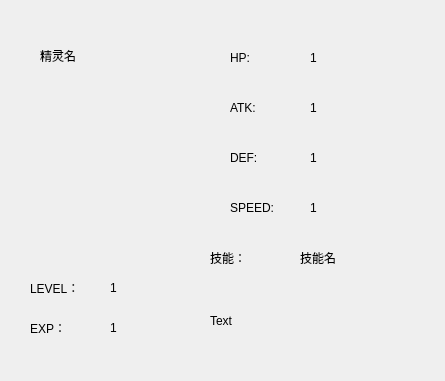
<?xml version="1.0" encoding="UTF-8"?>
<ui version="4.0">
 <class>pokemonInfo</class>
 <widget class="QWidget" name="pokemonInfo">
  <property name="geometry">
   <rect>
    <x>0</x>
    <y>0</y>
    <width>445</width>
    <height>381</height>
   </rect>
  </property>
  <property name="minimumSize">
   <size>
    <width>445</width>
    <height>381</height>
   </size>
  </property>
  <property name="maximumSize">
   <size>
    <width>445</width>
    <height>381</height>
   </size>
  </property>
  <property name="font">
   <font>
    <family>.AppleSystemUIFont</family>
   </font>
  </property>
  <property name="windowTitle">
   <string>Form</string>
  </property>
  <property name="styleSheet">
   <string notr="true">background-image: url(:/background/elements/pop.png);</string>
  </property>
  <widget class="QLabel" name="pokemonName">
   <property name="geometry">
    <rect>
     <x>40</x>
     <y>40</y>
     <width>111</width>
     <height>31</height>
    </rect>
   </property>
   <property name="styleSheet">
    <string notr="true">background: transparent;
font: 700 28pt &quot;Hannotate SC&quot;;
border: none;</string>
   </property>
   <property name="text">
    <string>精灵名</string>
   </property>
  </widget>
  <widget class="QLabel" name="pokemonImg">
   <property name="geometry">
    <rect>
     <x>30</x>
     <y>80</y>
     <width>141</width>
     <height>191</height>
    </rect>
   </property>
   <property name="styleSheet">
    <string notr="true">image: url(:/pokemon/elements/Pikachu.png);
background: transparent;
border: none;</string>
   </property>
   <property name="text">
    <string/>
   </property>
  </widget>
  <widget class="QLabel" name="pokemonLvLabel">
   <property name="geometry">
    <rect>
     <x>30</x>
     <y>280</y>
     <width>71</width>
     <height>16</height>
    </rect>
   </property>
   <property name="styleSheet">
    <string notr="true">font: 18pt &quot;Wawati SC&quot;;
background: transparent;
border: none;</string>
   </property>
   <property name="text">
    <string>LEVEL：</string>
   </property>
  </widget>
  <widget class="QLabel" name="pokemonLv">
   <property name="geometry">
    <rect>
     <x>110</x>
     <y>280</y>
     <width>58</width>
     <height>16</height>
    </rect>
   </property>
   <property name="styleSheet">
    <string notr="true">font: 18pt &quot;Wawati SC&quot;;
background: transparent;
border: none;</string>
   </property>
   <property name="text">
    <string>1</string>
   </property>
  </widget>
  <widget class="QLabel" name="pokemonHpLabel">
   <property name="geometry">
    <rect>
     <x>230</x>
     <y>50</y>
     <width>58</width>
     <height>16</height>
    </rect>
   </property>
   <property name="styleSheet">
    <string notr="true">font: 18pt &quot;Wawati SC&quot;;
background: transparent;
border: none;</string>
   </property>
   <property name="text">
    <string>HP:</string>
   </property>
  </widget>
  <widget class="QLabel" name="pokemonHp">
   <property name="geometry">
    <rect>
     <x>310</x>
     <y>50</y>
     <width>58</width>
     <height>16</height>
    </rect>
   </property>
   <property name="styleSheet">
    <string notr="true">font: 18pt &quot;Wawati SC&quot;;
background: transparent;
border: none;</string>
   </property>
   <property name="text">
    <string>1</string>
   </property>
  </widget>
  <widget class="QLabel" name="pokemonAtk">
   <property name="geometry">
    <rect>
     <x>310</x>
     <y>100</y>
     <width>58</width>
     <height>16</height>
    </rect>
   </property>
   <property name="styleSheet">
    <string notr="true">font: 18pt &quot;Wawati SC&quot;;
background: transparent;
border: none;</string>
   </property>
   <property name="text">
    <string>1</string>
   </property>
  </widget>
  <widget class="QLabel" name="pokemonAtkLabel">
   <property name="geometry">
    <rect>
     <x>230</x>
     <y>100</y>
     <width>58</width>
     <height>16</height>
    </rect>
   </property>
   <property name="styleSheet">
    <string notr="true">font: 18pt &quot;Wawati SC&quot;;
background: transparent;
border: none;</string>
   </property>
   <property name="text">
    <string>ATK:</string>
   </property>
  </widget>
  <widget class="QLabel" name="pokemonDef">
   <property name="geometry">
    <rect>
     <x>310</x>
     <y>150</y>
     <width>58</width>
     <height>16</height>
    </rect>
   </property>
   <property name="styleSheet">
    <string notr="true">font: 18pt &quot;Wawati SC&quot;;
background: transparent;
border: none;</string>
   </property>
   <property name="text">
    <string>1</string>
   </property>
  </widget>
  <widget class="QLabel" name="pokemonDefLabel">
   <property name="geometry">
    <rect>
     <x>230</x>
     <y>150</y>
     <width>58</width>
     <height>16</height>
    </rect>
   </property>
   <property name="styleSheet">
    <string notr="true">font: 18pt &quot;Wawati SC&quot;;
background: transparent;
border: none;</string>
   </property>
   <property name="text">
    <string>DEF:</string>
   </property>
  </widget>
  <widget class="QLabel" name="pokemonExpLabel">
   <property name="geometry">
    <rect>
     <x>30</x>
     <y>320</y>
     <width>58</width>
     <height>16</height>
    </rect>
   </property>
   <property name="styleSheet">
    <string notr="true">font: 18pt &quot;Wawati SC&quot;;
background: transparent;
border: none;</string>
   </property>
   <property name="text">
    <string>EXP：</string>
   </property>
  </widget>
  <widget class="QLabel" name="pokemonExp">
   <property name="geometry">
    <rect>
     <x>110</x>
     <y>320</y>
     <width>58</width>
     <height>16</height>
    </rect>
   </property>
   <property name="styleSheet">
    <string notr="true">font: 18pt &quot;Wawati SC&quot;;
background: transparent;
border: none;</string>
   </property>
   <property name="text">
    <string>1</string>
   </property>
  </widget>
  <widget class="QLabel" name="pokemonSpeedLabel">
   <property name="geometry">
    <rect>
     <x>230</x>
     <y>200</y>
     <width>71</width>
     <height>16</height>
    </rect>
   </property>
   <property name="styleSheet">
    <string notr="true">font: 18pt &quot;Wawati SC&quot;;
background: transparent;
border: none;</string>
   </property>
   <property name="text">
    <string>SPEED:</string>
   </property>
  </widget>
  <widget class="QLabel" name="pokemonSpeed">
   <property name="geometry">
    <rect>
     <x>310</x>
     <y>200</y>
     <width>51</width>
     <height>16</height>
    </rect>
   </property>
   <property name="styleSheet">
    <string notr="true">font: 18pt &quot;Wawati SC&quot;;
background: transparent;
border: none;</string>
   </property>
   <property name="text">
    <string>1</string>
   </property>
  </widget>
  <widget class="QLabel" name="pokemonAbilityLabel">
   <property name="geometry">
    <rect>
     <x>210</x>
     <y>250</y>
     <width>58</width>
     <height>16</height>
    </rect>
   </property>
   <property name="styleSheet">
    <string notr="true">font: 18pt &quot;Wawati SC&quot;;
background: transparent;
border: none;</string>
   </property>
   <property name="text">
    <string>技能：</string>
   </property>
  </widget>
  <widget class="QLabel" name="pokemonAbilityName">
   <property name="geometry">
    <rect>
     <x>300</x>
     <y>250</y>
     <width>58</width>
     <height>16</height>
    </rect>
   </property>
   <property name="styleSheet">
    <string notr="true">font: 18pt &quot;Wawati SC&quot;;
background: transparent;
border: none;</string>
   </property>
   <property name="text">
    <string>技能名</string>
   </property>
  </widget>
  <widget class="QLabel" name="pokemonAbilityExplain">
   <property name="geometry">
    <rect>
     <x>210</x>
     <y>280</y>
     <width>201</width>
     <height>81</height>
    </rect>
   </property>
   <property name="styleSheet">
    <string notr="true">font: 16pt &quot;Wawati SC&quot;;
background: transparent;
border: none;</string>
   </property>
   <property name="text">
    <string>Text</string>
   </property>
  </widget>
  <widget class="QPushButton" name="backButton">
   <property name="geometry">
    <rect>
     <x>380</x>
     <y>10</y>
     <width>41</width>
     <height>41</height>
    </rect>
   </property>
   <property name="styleSheet">
    <string notr="true">border-image: url(:/icon/elements/close.png);
background: transparent;
border: none;</string>
   </property>
   <property name="text">
    <string/>
   </property>
  </widget>
 </widget>
 <resources/>
 <connections/>
</ui>
